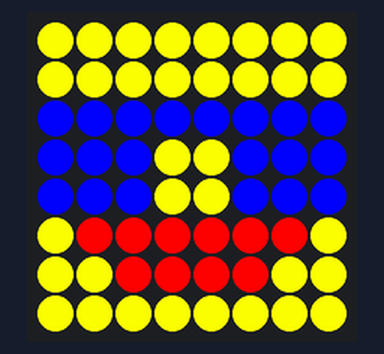
Simulated run of this program. Board: Raspberry Pi (BCM pin numbers) with a Sense HAT. On the bench: the Sense HAT's 8×8 RGB LED matrix. At 9.0 s the program stops and its outputs stay as they are.

Above: at 0.1 s.
At 4.1 s:
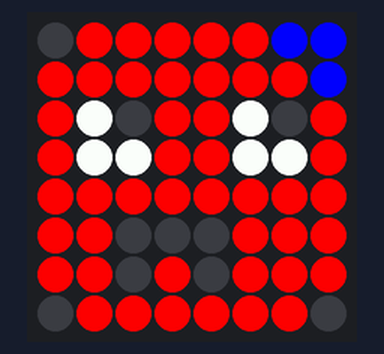
At 8.1 s:
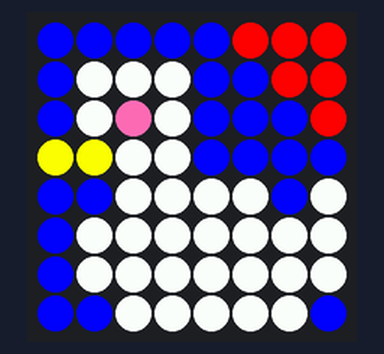

Measured:
- what the display in image 1 shows lasts 1.0 s, from 4.0 s to 5.0 s

The program:

animatedEmoji.py
```python
from sense_hat import SenseHat
import time

sense = SenseHat()
sense.clear()

# create colour RGB

Y = (255, 255, 0) #YELLOW
B = (0, 0, 255)  #BLUE
R = (255, 0, 0)  #RED
W = (255,255,255)  #WHITE
O = (0,0,0)        #OFF LED
P = (255,105, 180) #PINK

# create 3 function of emoji
def duck_logo():
    emoji = [
        B, B, B, B, B, R, R, R,
        B, W, W, W, B, B, R, R,
        B, W, P, W, B, B, B, R,
        Y, Y, W, W, B, B, B, B,
        B, B, W, W, W, W, B, W,
        B, W, W, W, W, W, W, W,
        B, W, W, W, W, W, W, W,
        B, B, W, W, W, W, W, B,
    ]
    return emoji

def drunk_logo():
    emoji = [
        O, R, R, R, R, R, B, B,
        R, R, R, R, R, R, R, B,
        R, W, O, R, R, W, O, R,
        R, W, W, R, R, W, W, R,
        R, R, R, R, R, R, R, R,
        R, R, O, O, O, R, R, R,
        R, R, O, R, O, R, R, R,
        O, R, R, R, R, R, R, O,
    ]
    return emoji

def coolFace_logo():
    emoji = [
        Y, Y, Y, Y, Y, Y, Y, Y,
        Y, Y, Y, Y, Y, Y, Y, Y,
        B, B, B, B, B, B, B, B,
        B, B, B, Y, Y, B, B, B,
        B, B, B, Y, Y, B, B, B,
        Y, R, R, R, R, R, R, Y,
        Y, Y, R, R, R, R, Y, Y,
        Y, Y, Y, Y, Y, Y, Y, Y,
    ]
    return emoji

# create the list name of function
images = [coolFace_logo, drunk_logo, duck_logo]

# create function to show the emoji

def showEmoji():
    for m in range(3):
        for n in range (0,len(images)):
            sense.set_pixels(images[n]())
            time.sleep(1)
    sense.clear()
# define main
def main():
    showEmoji()

#run main
if __name__== "__main__":
    main()
```
